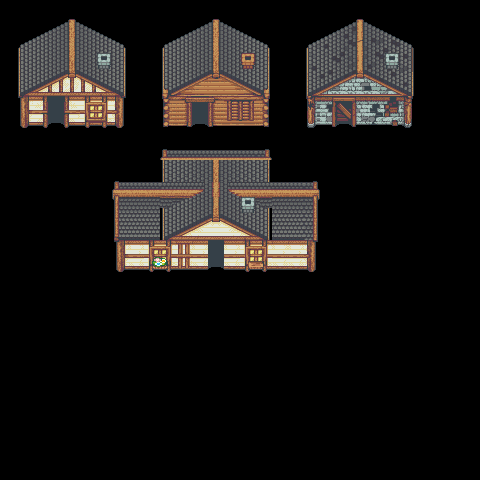

Rendered tile map (Tiled .tmx) drawn with the repository's tilesets; below, a short description and the full map source, tile grids included:
An orthogonal 30x30 tile map with 16x16 px tiles, 2 tile layers (Tile Layer 1, details1).

<map version="1.2" tiledversion="1.2.0" orientation="orthogonal" renderorder="right-down" width="30" height="30" tilewidth="16" tileheight="16" infinite="0" nextlayerid="3" nextobjectid="1">
 <tileset firstgid="1" source="house.tsx" />
 <layer id="1" name="Tile Layer 1" width="30" height="30">
  <data encoding="csv">
0,0,0,0,0,0,0,0,0,0,0,0,0,0,0,0,0,0,0,0,0,0,0,0,0,0,0,0,0,0,
0,662,663,664,665,666,667,668,0,0,662,663,664,665,666,667,668,0,0,1835,1836,1837,1838,1839,1840,1841,0,0,0,0,
0,731,732,733,734,735,736,737,0,0,731,732,733,734,735,736,737,0,0,1904,1905,1906,1907,1908,1909,1910,0,0,0,0,
0,800,801,802,803,804,805,806,0,0,800,801,802,803,804,805,806,0,0,1973,1974,1975,1976,1977,1978,1979,0,0,0,0,
0,1007,1008,1009,1010,1011,1012,1013,0,0,1145,1146,1147,1148,1149,1150,1151,0,0,2318,2319,2320,2321,2322,2323,2324,0,0,0,0,
0,1076,1077,1078,1079,1080,1081,1082,0,0,1214,1215,1216,1217,1218,1219,1220,0,0,2387,2388,2389,2390,2391,2392,2393,0,0,0,0,
0,416,419,420,421,425,426,418,0,0,692,695,696,697,707,708,694,0,0,2279,2282,2284,2285,2280,2287,2281,0,0,0,0,
0,485,488,489,490,494,495,487,0,0,761,764,765,766,776,777,763,0,0,2348,2351,2353,2354,2349,2356,2350,0,0,0,0,
0,0,0,0,0,0,0,0,0,0,662,663,0,0,0,0,668,0,0,0,0,0,0,0,0,0,0,0,0,0,
0,0,0,0,0,0,0,0,0,0,41,42,42,42,42,42,43,0,0,0,0,0,0,0,0,0,0,0,0,0,
0,0,0,0,0,0,0,0,0,0,800,801,802,803,804,805,806,0,0,0,0,0,0,0,0,0,0,0,0,0,
0,0,0,0,0,0,0,41,42,42,1628,1629,1630,1631,1632,1633,1634,42,42,43,0,0,0,0,0,0,0,0,0,0,
0,0,0,0,0,0,0,110,111,111,1697,1698,1699,1700,1701,1702,1703,111,111,112,0,0,0,0,0,0,0,0,0,0,
0,0,0,0,0,0,0,179,180,180,869,870,871,872,873,874,875,180,180,181,0,0,0,0,0,0,0,0,0,0,
0,0,0,0,0,0,0,248,249,249,938,939,940,941,942,943,944,249,249,181,0,0,0,0,0,0,0,0,0,0,
0,0,0,0,0,0,0,416,417,425,426,417,417,420,417,425,426,417,417,418,0,0,0,0,0,0,0,0,0,0,
0,0,0,0,0,0,0,485,486,494,495,486,486,489,486,494,495,486,486,487,0,0,0,0,0,0,0,0,0,0,
0,0,0,0,0,0,0,0,0,0,0,0,0,0,0,0,0,0,0,0,0,0,0,0,0,0,0,0,0,0,
0,0,0,0,0,0,0,0,0,0,0,0,0,0,0,0,0,0,0,0,0,0,0,0,0,0,0,0,0,0,
0,0,0,0,0,0,0,0,0,0,0,0,0,0,0,0,0,0,0,0,0,0,0,0,0,0,0,0,0,0,
0,0,0,0,0,0,0,0,0,0,0,0,0,0,0,0,0,0,0,0,0,0,0,0,0,0,0,0,0,0,
0,0,0,0,0,0,0,0,0,0,0,0,0,0,0,0,0,0,0,0,0,0,0,0,0,0,0,0,0,0,
0,0,0,0,0,0,0,0,0,0,0,0,0,0,0,0,0,0,0,0,0,0,0,0,0,0,0,0,0,0,
0,0,0,0,0,0,0,0,0,0,0,0,0,0,0,0,0,0,0,0,0,0,0,0,0,0,0,0,0,0,
0,0,0,0,0,0,0,0,0,0,0,0,0,0,0,0,0,0,0,0,0,0,0,0,0,0,0,0,0,0,
0,0,0,0,0,0,0,0,0,0,0,0,0,0,0,0,0,0,0,0,0,0,0,0,0,0,0,0,0,0,
0,0,0,0,0,0,0,0,0,0,0,0,0,0,0,0,0,0,0,0,0,0,0,0,0,0,0,0,0,0,
0,0,0,0,0,0,0,0,0,0,0,0,0,0,0,0,0,0,0,0,0,0,0,0,0,0,0,0,0,0,
0,0,0,0,0,0,0,0,0,0,0,0,0,0,0,0,0,0,0,0,0,0,0,0,0,0,0,0,0,0,
0,0,0,0,0,0,0,0,0,0,0,0,0,0,0,0,0,0,0,0,0,0,0,0,0,0,0,0,0,0
</data>
 </layer>
 <layer id="2" name="details1" width="30" height="30">
  <data encoding="csv">
0,0,0,0,0,0,0,0,0,0,0,0,0,0,0,0,0,0,0,0,0,0,0,0,0,0,0,0,0,0,
0,0,0,0,0,0,0,0,0,0,0,0,0,0,0,0,0,0,0,0,0,0,0,0,0,0,0,0,0,0,
0,0,0,0,0,0,0,0,0,0,0,0,0,0,0,0,0,0,0,0,0,0,0,0,0,0,0,0,0,0,
0,0,0,0,0,0,1520,0,0,0,0,0,0,0,0,1521,0,0,0,0,0,0,0,0,1520,0,0,0,0,0,
0,0,0,0,0,0,1658,0,0,0,0,0,0,0,0,1659,0,0,0,0,0,0,0,0,1658,0,0,0,0,0,
0,0,0,0,0,0,0,0,0,0,0,0,0,0,0,0,0,0,0,0,0,0,0,0,0,0,0,0,0,0,
0,0,0,0,0,0,0,0,0,0,0,0,0,0,0,0,0,0,0,0,0,0,0,0,0,0,0,0,0,0,
0,0,0,0,0,0,0,0,0,0,0,0,0,0,0,0,0,0,0,0,0,0,0,0,0,0,0,0,0,0,
0,0,0,0,0,0,0,0,0,0,0,0,0,0,0,0,0,0,0,0,0,0,0,0,0,0,0,0,0,0,
0,0,0,0,0,0,0,0,0,0,0,0,0,0,0,0,0,0,0,0,0,0,0,0,0,0,0,0,0,0,
0,0,0,0,0,0,0,0,0,0,0,0,0,0,0,0,0,0,0,0,0,0,0,0,0,0,0,0,0,0,
0,0,0,0,0,0,0,0,0,0,0,0,0,0,0,0,0,0,0,0,0,0,0,0,0,0,0,0,0,0,
0,0,0,0,0,0,0,0,0,0,0,0,0,0,0,1520,0,0,0,0,0,0,0,0,0,0,0,0,0,0,
0,0,0,0,0,0,0,0,0,0,0,0,0,0,0,1658,0,0,0,0,0,0,0,0,0,0,0,0,0,0,
0,0,0,0,0,0,0,0,0,0,0,0,0,0,0,0,0,0,0,0,0,0,0,0,0,0,0,0,0,0,
0,0,0,0,0,0,0,0,0,0,0,424,0,0,0,0,0,0,0,0,0,0,0,0,0,0,0,0,0,0,
0,0,0,0,0,0,0,0,0,1459,1460,493,0,0,0,1457,1458,0,0,0,0,0,0,0,0,0,0,0,0,0,
0,0,0,0,0,0,0,0,0,0,0,0,0,0,0,0,0,0,0,0,0,0,0,0,0,0,0,0,0,0,
0,0,0,0,0,0,0,0,0,0,0,0,0,0,0,0,0,0,0,0,0,0,0,0,0,0,0,0,0,0,
0,0,0,0,0,0,0,0,0,0,0,0,0,0,0,0,0,0,0,0,0,0,0,0,0,0,0,0,0,0,
0,0,0,0,0,0,0,0,0,0,0,0,0,0,0,0,0,0,0,0,0,0,0,0,0,0,0,0,0,0,
0,0,0,0,0,0,0,0,0,0,0,0,0,0,0,0,0,0,0,0,0,0,0,0,0,0,0,0,0,0,
0,0,0,0,0,0,0,0,0,0,0,0,0,0,0,0,0,0,0,0,0,0,0,0,0,0,0,0,0,0,
0,0,0,0,0,0,0,0,0,0,0,0,0,0,0,0,0,0,0,0,0,0,0,0,0,0,0,0,0,0,
0,0,0,0,0,0,0,0,0,0,0,0,0,0,0,0,0,0,0,0,0,0,0,0,0,0,0,0,0,0,
0,0,0,0,0,0,0,0,0,0,0,0,0,0,0,0,0,0,0,0,0,0,0,0,0,0,0,0,0,0,
0,0,0,0,0,0,0,0,0,0,0,0,0,0,0,0,0,0,0,0,0,0,0,0,0,0,0,0,0,0,
0,0,0,0,0,0,0,0,0,0,0,0,0,0,0,0,0,0,0,0,0,0,0,0,0,0,0,0,0,0,
0,0,0,0,0,0,0,0,0,0,0,0,0,0,0,0,0,0,0,0,0,0,0,0,0,0,0,0,0,0,
0,0,0,0,0,0,0,0,0,0,0,0,0,0,0,0,0,0,0,0,0,0,0,0,0,0,0,0,0,0
</data>
 </layer>
</map>
